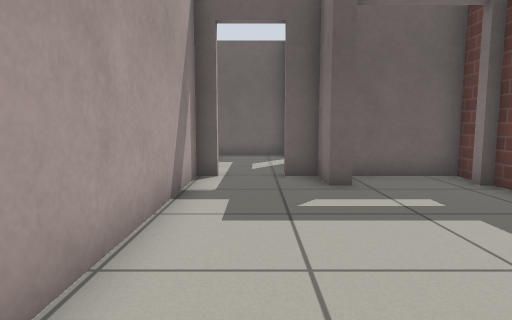
[1] (above)

19 first-person views from a walk through a world built for the Gazebo simulator. The camera is 0.68 m above the floor, tilts 6° down and sees 75° across. The floor is counted in squares, 0.5 m on a side. Each view is taken from the middle of a square. On the plan, view 1 faces up. The plan holds only what a view shows up to about 15 squares ahead; the rest is blank. Simple patterns stand in for the simulator's built-in surfaces.

[2]
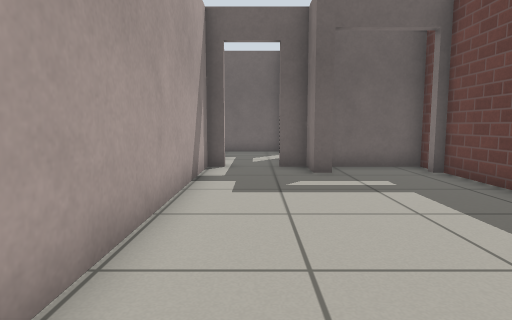

[3]
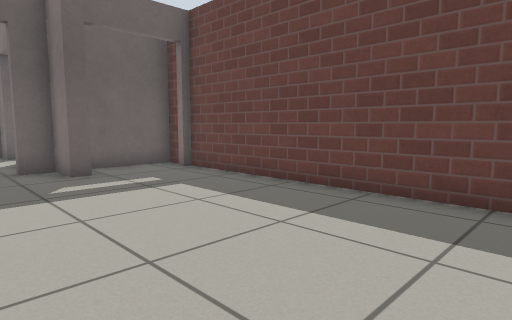

[4]
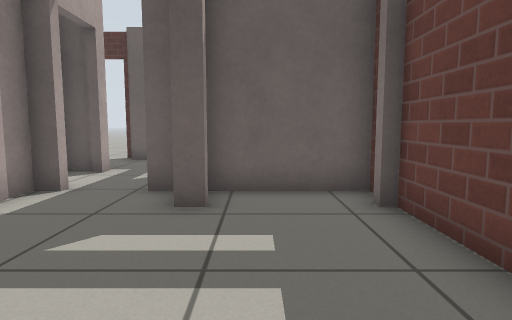

[5]
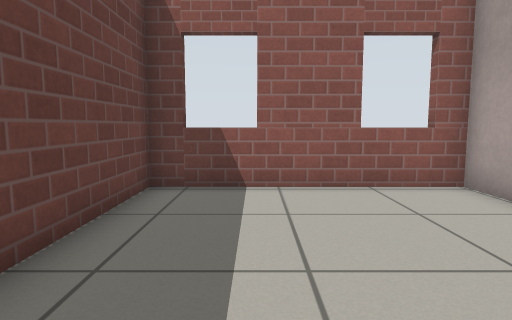

[6]
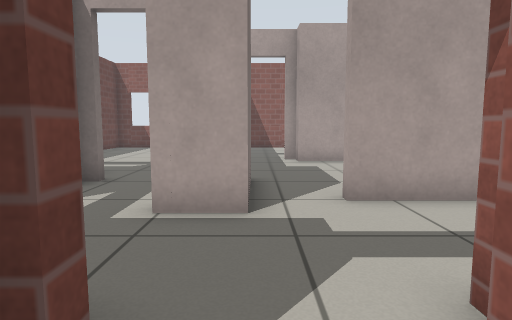

[7]
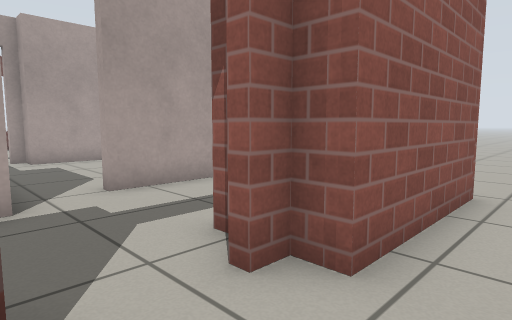

[8]
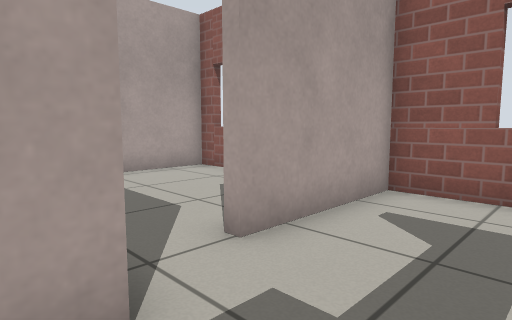

[9]
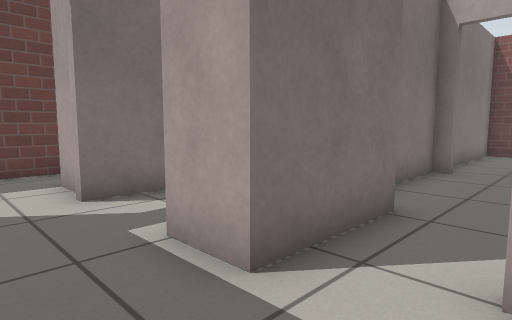

[10]
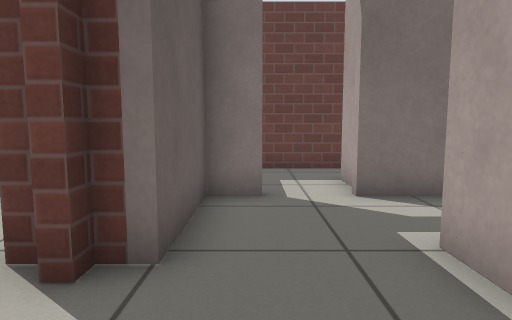

[11]
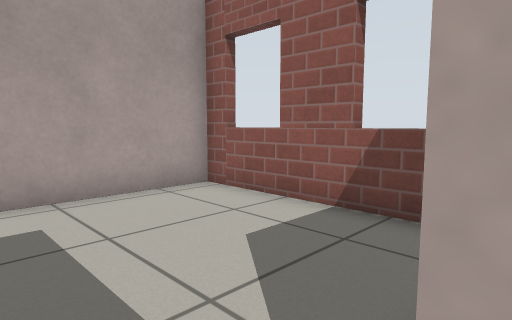

[12]
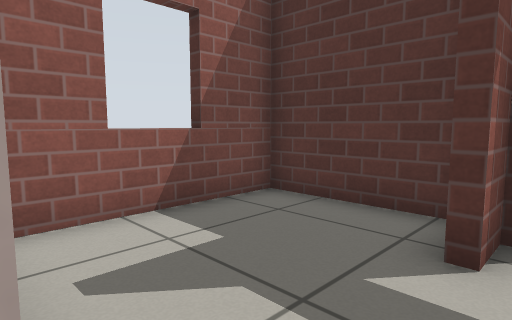

[13]
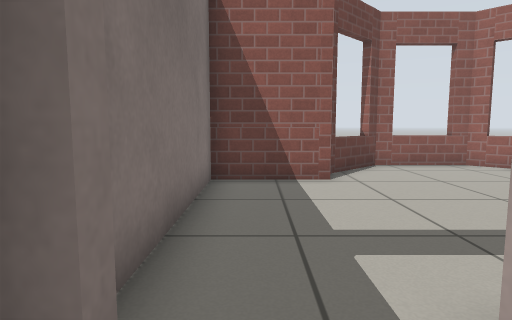

[14]
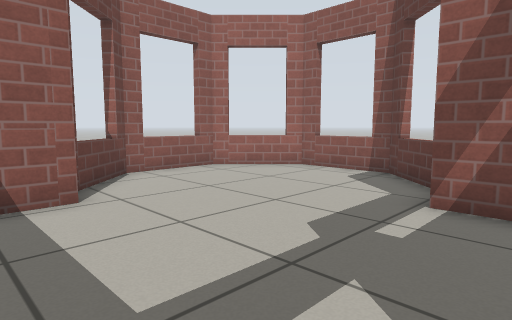

[15]
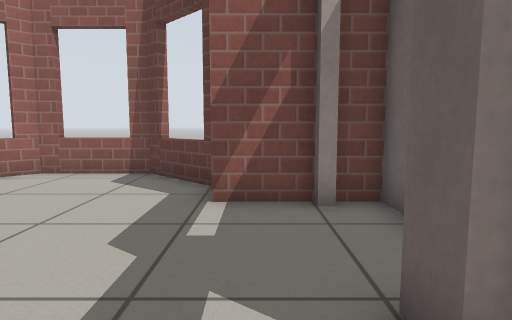

[16]
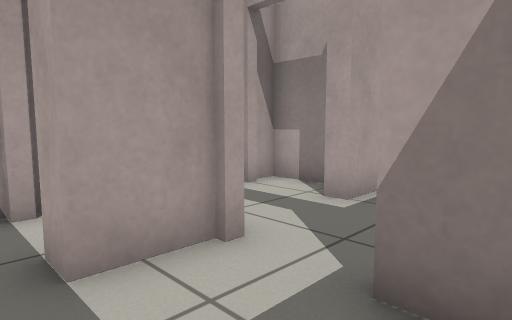

[17]
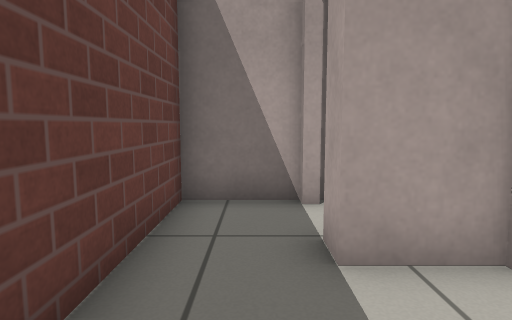

[18]
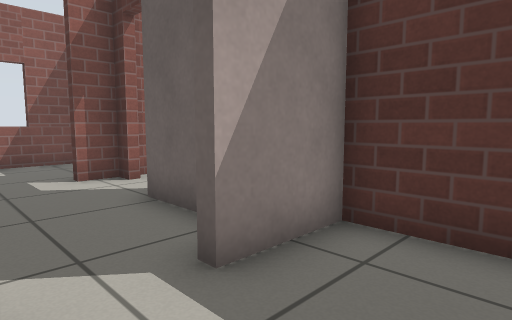

[19]
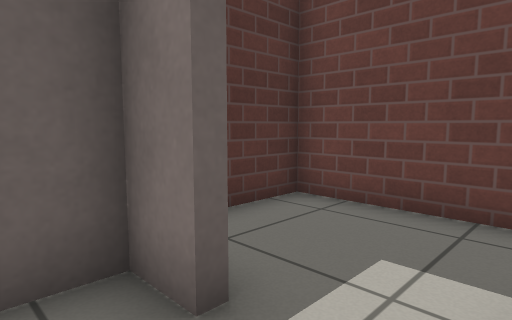

### Floor plan
Points are (right, up) in squares from view 1. A wall is a line through its corners. A room is listed if a view was taken in it or the views show most of it. See-through windows are left out.
Room 1 (views 1, 2, 3, 4, 5)
walls: (2.2, 7.4) (1.7, 7.4) (1.7, 8.8) (0.7, 8.8); (-1.6, -1.9) (-1.6, -3.2) (5.3, -3.2) (5.3, 7.5); (-1, 8.8) (-1.6, 8.8) (-1.6, -0.1); (5.3, 8.8) (2, 8.8)
ways out: open door at (-1.2, 10) to room 3; open door at (3.8, 7.6)
Room 2 (views 6, 7)
walls: (-9.2, 16.6) (-4.6, 16.6); (-4.6, 15.9) (-4, 15.9)
ways out: open door at (-3.5, 16) to room 3
Room 3 (views 8, 9, 10, 11, 12, 19)
walls: (-4, 15.6) (-4.6, 15.6) (-4.6, 14.5); (-2.9, 10.6) (-2.9, 12) (-1.4, 12) (-1.4, 11.4); (-5.4, 16.2) (-8.8, 16.2) (-8.8, 11.1) (-4.6, 11.1); (1.3, 13.7) (1.3, 15) (-1.9, 15) (-1.9, 15.6) (-2.2, 15.6); (1.3, 10.4) (1.3, 12)
ways out: open door at (-1.2, 10) to room 1; open door at (-3.5, 16) to room 2; opening at (-4, 11) to room 4; open door at (1.2, 13) to room 6
Room 4 (view 13)
walls: (-4.6, 3.8) (-4.1, 3.8); (-2.9, 8.7) (-2.9, 10.6); (-8.8, 9.5) (-8.8, 4.5) (-4.6, 4.5); (-1.9, 3.8) (-1.9, 6.4)
ways out: opening at (-4, 11) to room 3; open door at (-3.5, 4) to room 5
Room 5 (views 14, 15)
walls: (-4.9, -3.2) (-1.9, -3.2) (-1.9, 2.5); (-10.3, 1.1) (-12.3, -1) (-12.3, -4) (-10.1, -6.2) (-7, -6.2) (-5, -4.2); (-8.4, 3) (-8.8, 3) (-8.8, 1.1); (-4.5, 3) (-5.4, 3)
ways out: open door at (-3.5, 4) to room 4; open door at (-7, 3)
Room 6 (views 16, 17, 18)
walls: (1.3, 12) (3.2, 12) (3.2, 11.1); (3.1, 9.1) (5.3, 9.1) (5.3, 16.2) (1.6, 16.2) (1.6, 13.9)
ways out: open door at (1.2, 13) to room 3; open door at (3, 10.5)

Where each view was taken, in squares from view 1:
view 1: 0 up, 0 right, facing up
view 2: 2 down, 0 right, facing up
view 3: 2 down, 1 left, facing up-right
view 4: 2 up, 3 right, facing up
view 5: 4 up, 3 right, facing down
view 6: 17 up, 3 left, facing down
view 7: 18 up, 2 left, facing down-left
view 8: 14 up, 2 left, facing down-left
view 9: 14 up, 5 left, facing down-right
view 10: 14 up, 5 left, facing right
view 11: 11 up, 4 left, facing down-left
view 12: 11 up, 4 left, facing up-left
view 13: 5 up, 3 left, facing down
view 14: 3 up, 3 left, facing down-left
view 15: 2 up, 3 left, facing left
view 16: 15 up, 4 right, facing down-left
view 17: 15 up, 4 right, facing down
view 18: 12 up, 4 right, facing up-left
view 19: 12 up, 0 right, facing up-right
